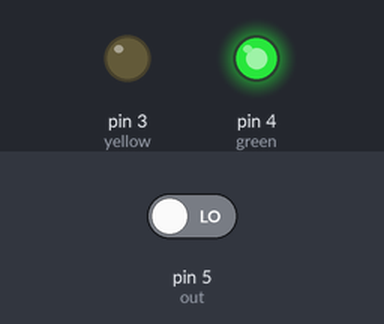
Bench run of a sketch on a simulated Arduino Uno, built with avr-gcc and run on an emulated ATmega328P. On the bench: output pins drawn as LEDs (lit = HIGH). Inputs (shaded band) come from the test bench; at power-on: pin 5 (out) LOW.

Above: at 1.2 s.
1.3 s: pin 5 (out) driven HIGH
At 1.6 s:
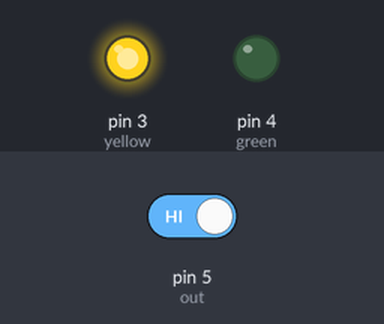
2.8 s: pin 5 (out) driven LOW
At 3.9 s:
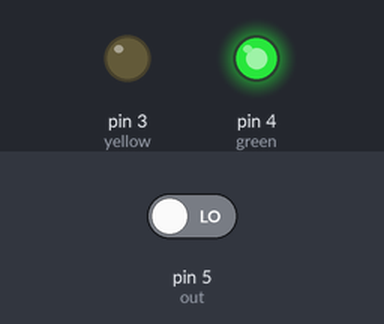
Timing chart, 0 to 5.8 s (numbered marks = the images above; inputs shaded):
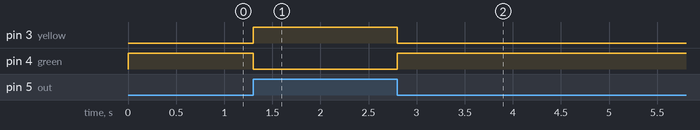

Measured:
- after the input at 1.3 s, pin 3 (yellow): LOW → HIGH at once; pin 4 (green): HIGH → LOW at once
- after the input at 2.8 s, pin 3 (yellow): HIGH → LOW at once; pin 4 (green): LOW → HIGH at once

The sketch:

Infrared_sensor.ino
```cpp
char O;
#define yellow 3
#define green 4
#define out 5

void setup() {
    Serial.begin(9600);
    pinMode(yellow, OUTPUT);
    pinMode(green, OUTPUT);
    pinMode(out, INPUT);
}

void loop() {
  // read the IR input into variable called sensor
  int sensor = digitalRead(out);
  if(sensor){
  digitalWrite(yellow, HIGH);
  digitalWrite(green, LOW);
  }
  else {
  digitalWrite(green, HIGH);
  digitalWrite(yellow, LOW);

  }

}
```
